Frame 1 (no input): blank canvas, image omitted
Frame 60 (the mouse pressed at the canvas centre just before this capture): blank canvas, image omitted
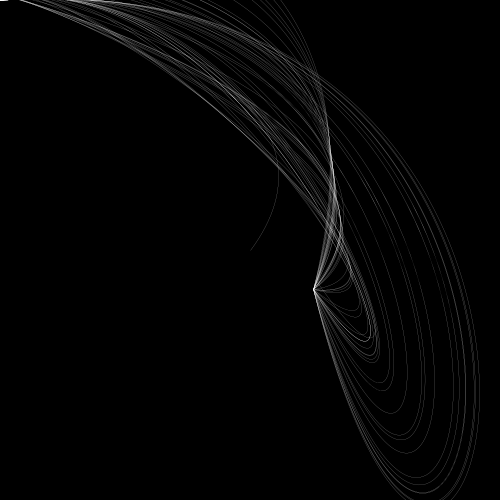
Frame 120 (the mouse held since frame 60 and released just before this capture)

The Processing sketch whose frames 1 and 60 were blank and that drew this single picture after the mouse press (run headless with seeded random() and noise(); from frame 60 on, the mouse is pressed at the canvas centre):

// Processing sketch: processing_48308
// ── processing_48308.pde

//Arc Clock 1
//this code was written exclusivly by James Frankis

int s;

float rand1, rand2, map_s;

int r = 255;
int g = 255;
int b = 255;

float change1= random(-2000, 2000);
float change2 = random(-2000, 2000);

int centerX = 250;
int centerY = 250;

int circleX = centerX;  
int circleY = centerY;

int diskW = 200;
int diskH = 200;

float pos = 0;

float positionX = 0;
float positionY = 0;
boolean start = false;

void setup(){
  
  size (500, 500);
  background (0);
  smooth();
  ellipseMode(CENTER);

}


void draw(){
  
diskW=150; 
diskH=150;


  
  frameRate(60); //lower frame rate so as not to create too many curves
  // each second
  
  s = second();

  
  rand1 = random(-4000, 4000); //creates a random number so the curves 
  //are very slightly different
  rand2 = random(-6000, 6000); //creates a random number so the curves 
  //are very slightly different
   if (start == true){
  if (s==0){ //at the end of each minute this if statement resets everything
    noStroke();
    fill(0,0,0,50);
    rect(0,0,width,height);
    change1= random(-1000,1000); //creates a new random number all 
    //the curves that minute
    change2= random(-9000, 9000); //creates a new random number all
   // the curves that minute
   
       positionX = random(0, width);
    positionY = random(0,height);
    
    r=r-1; //cycles down through shades of red
  g=g-10; //cycles down through shades of green
  b=b-5; //cycles down through shades of blue

  if (r<=0){ //if r (red) drops below zero this reverts it back to 255
    r=255;
  }

  if (g<=0){ //if g (green) drops below zero this reverts it back to 255
    g=255;
  }

  if (b<=0){ //if b (blue) drops below zero this reverts it back to 255
    b=255;
  }
   
  }

 
 
  map_s = (map(s, 0, 59, 0, 6.2)); //maps seconds from 0 - 6.2
 // rather than 0 - 59

  noFill();
  
  
 strokeWeight(0.1);
  stroke(r, g, b);

  curve(rand1, change1 ,positionX,positionY, circleX, circleY, change2, rand1); 
  //draws similar but random curves


  circleX = int(centerX + 0.5 * diskW * cos(map_s-1.55)); 
  //creates an x co ordinate for a circle of points that changes each second
  circleY = int(centerY + 0.5 * diskH * sin(map_s-1.55)); 
  //creates a y co ordinate for a circle of points that changes each second

  

println(s); //prints seconds in the prompt window as the programe runs
   }
}

void mousePressed(){
  start = true;
}

void keyPressed() {
  start = false;
}
